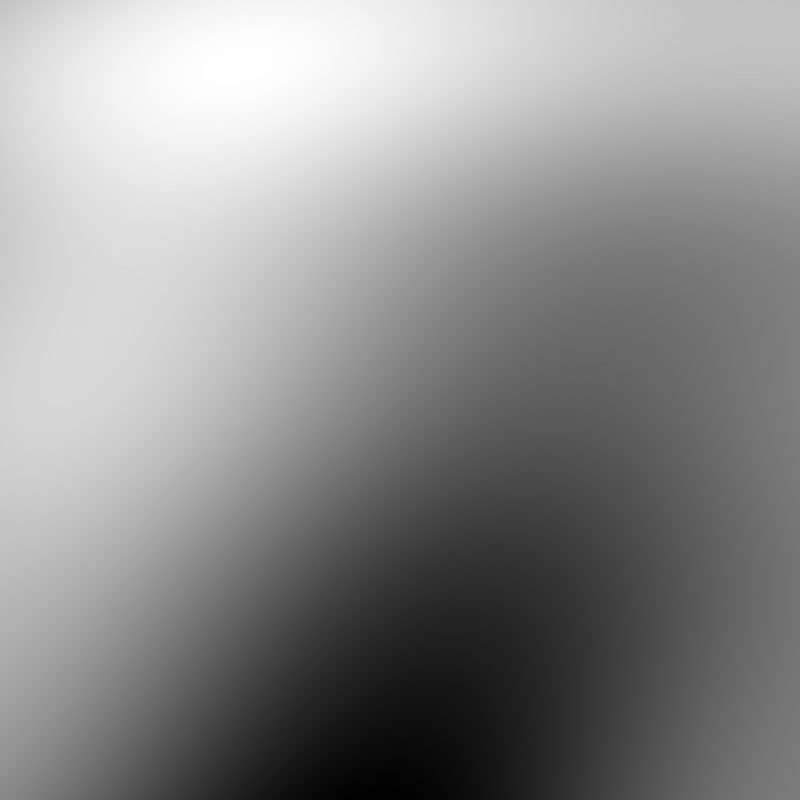
#> input picture assets/sample.jpg, 1600 x 1600 px (shown at 1/2 size)
$ python dither_banner.py --src assets/sample.jpg
#> lines starting #> are read from the running program, lines starting #| are printed output that depends on the picture; after the words box and inside, x2 and y2 are one past the last pixel; in counts of white or black regions, pixels touching at a corner belong together
#!/usr/bin/env python3
"""
Simmer dithered release-banner generator.

Pipeline: source image -> zoom/cover-crop to square -> grayscale + contrast ->
2-tone Floyd-Steinberg dither -> composite white label chips (multi-line,
auto-wrap) -> export PNG.

Reusable workflow. Drive it with a JSON spec:

  { "src":"...", "out":"...", "size":1080, "zoom":3.5, "fx":0.5, "fy":0.42,
    "cell":2, "contrast":1.3, "palette":"cream",
    "margin":65, "gap":22,
    "chips":[
      {"text":"REFERRAL PROGRAM","font":"mono","size":32,"weight":"Medium","upper":true},
      {"text":"The referral program\\nis now live","font":"sans","size":74,"weight":"SemiBold"},
      ...
    ] }

Each chip auto-stacks below the previous (common left margin) unless it sets
explicit "x"/"y". "max_w" enables word-wrap to that pixel width.
"""
import argparse, glob, json, os
from PIL import Image, ImageDraw, ImageFont, ImageEnhance, ImageOps

PALETTES = {
    "cream": ((47, 51, 0),  (251, 255, 204)),   # #2f3300 / #fbffcc
    "blue":  ((20, 20, 20), (122, 162, 247)),   # terminal-black / terminal-blue
    "green": ((20, 20, 20), (158, 206, 106)),   # terminal-black / terminal-green
    "amber": ((20, 20, 20), (224, 175, 104)),   # terminal-black / terminal-amber
    "mono":  ((20, 20, 20), (201, 201, 201)),   # terminal-black / terminal-text
}
GEIST_DIR = os.path.expanduser("~/Library/Fonts")

PIXEL_FONT = "/tmp/GeistPixel-Square.ttf"

def font_path(family="sans", weight="Medium"):
    if family == "pixel":
        return PIXEL_FONT
    name = "GeistMono" if family == "mono" else "Geist"
    for w in (weight, "Medium", "SemiBold", "Regular"):
        hit = glob.glob(os.path.join(GEIST_DIR, f"{name}-{w}.otf"))
        if hit:
            return hit[0]
    return "/System/Library/Fonts/Helvetica.ttc"

def zoom_crop(im, size, zoom, fx, fy):
#> called with size = 1080, zoom = 1, fx = 0.5, fy = 0.5
    im = ImageOps.exif_transpose(im).convert("RGB")
#> im is the input picture: PIL image 1600x1600 RGB; min 0, max 255, mean 141.7
    w, h = im.size
#> w = 1600; h = 1600
    scale = max(size / w, size / h) * zoom
#> scale = 0.675
    im = im.resize((round(w * scale), round(h * scale)), Image.LANCZOS)
#> im: PIL image 1080x1080 RGB
    w, h = im.size
#> w = 1080; h = 1080
    left = max(0, min(round((w - size) * fx), w - size))
#> left = 0
    top  = max(0, min(round((h - size) * fy), h - size))
#> top = 0
    return im.crop((left, top, left + size, top + size))

def dither(im, cell, contrast, brightness, dark, light):
#> called with cell = 2, contrast = 1.3, brightness = 1, dark = (47, 51, 0), light = (251, 255, 204)
    g = im.convert("L")
    if contrast != 1.0:
        g = ImageEnhance.Contrast(g).enhance(contrast)
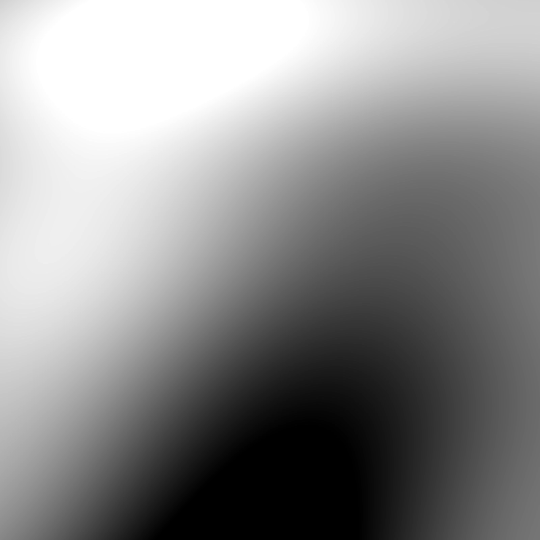
#> g: PIL image 1080x1080 L (shown at 1/2 size); min 0, max 255, mean 140.6
    if brightness != 1.0:
        g = ImageEnhance.Brightness(g).enhance(brightness)
    size = g.size[0]
#> size = 1080
    if cell > 1:
        small = g.resize((size // cell, size // cell), Image.LANCZOS)
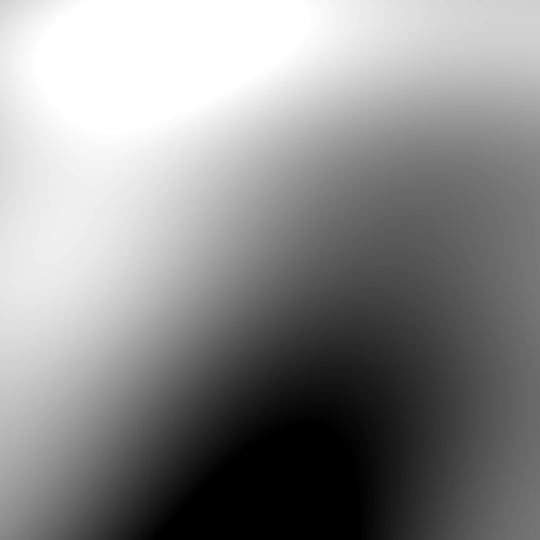
#> small: PIL image 540x540 L; min 0, max 255, mean 140.6
        bw = small.convert("1").resize((size, size), Image.NEAREST)
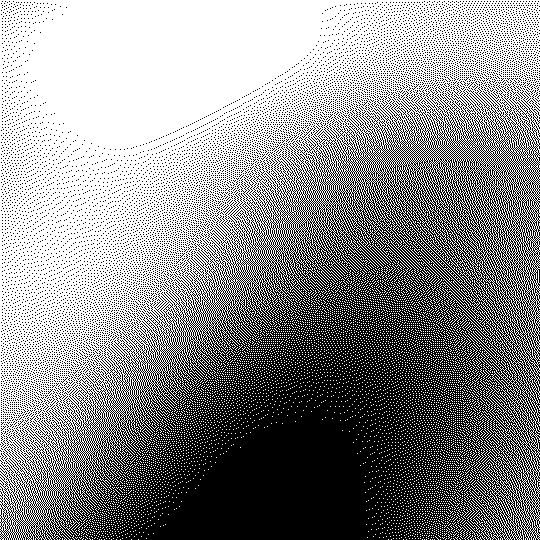
#> bw: PIL image 1080x1080 1 (shown at 1/2 size); 55.1% white; 10314 black regions (10155 under 20 px), largest, box (x1, y1, x2, y2) and area: (0, 172, 1080, 1080) 472512, (460, 384, 480, 446) 124, (456, 392, 474, 430) 76
    else:
        bw = g.convert("1")
    out = Image.new("RGB", bw.size)
#> out: PIL image 1080x1080 RGB; every value is 0
    out.putdata([light if p else dark for p in bw.getdata()])
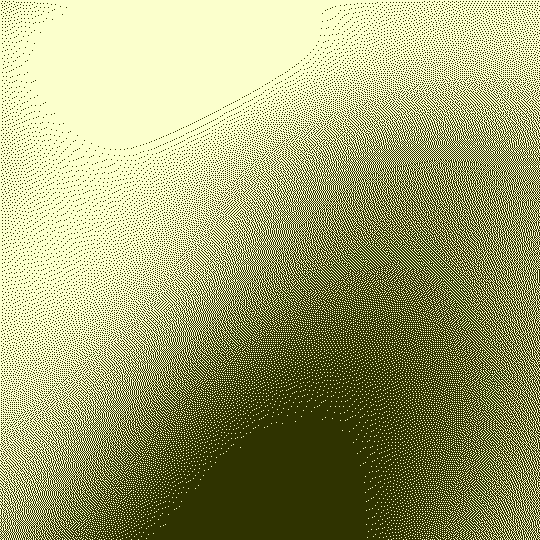
#> out: PIL image 1080x1080 RGB (shown at 1/2 size); mean R, G, B 159.4, 163.4, 112.4
    return out

def wrap(draw, text, font, max_w):
    """Word-wrap honoring explicit \\n, to max_w pixels."""
#> called with text = 'New Feature'
    lines = []
    for para in text.split("\n"):
        if not max_w:
            lines.append(para); continue
        cur = ""
        for word in para.split(" "):
            trial = (cur + " " + word).strip()
            if draw.textlength(trial, font=font) <= max_w or not cur:
                cur = trial
            else:
                lines.append(cur); cur = word
        lines.append(cur)
    return lines

def draw_chip(img, chip, default_x, y, pad_x, pad_y, radius, line_gap):
    draw = ImageDraw.Draw(img)
    text = chip["text"].upper() if chip.get("upper") else chip["text"]
    font = ImageFont.truetype(font_path(chip.get("font", "sans"),
                                        chip.get("weight", "Medium")),
                              chip.get("size", 48))
    x = chip.get("x", default_x)
    y = chip.get("y", y)
    lines = wrap(draw, text, font, chip.get("max_w"))
#> lines = ['New Feature']
    # measure
    asc, desc = font.getmetrics()
    line_h = asc + desc
    widths = [draw.textlength(ln, font=font) for ln in lines]
#> widths = [326.5]
    tw = max(widths) if widths else 0
#> tw = 326.5
    th = line_h * len(lines) + line_gap * (len(lines) - 1)
#> th = 62
    bw, bh = tw + 2 * pad_x, th + 2 * pad_y
#> bw = 374.5; bh = 90
    draw.rounded_rectangle((x, y, x + bw, y + bh), radius=radius,
                           fill=tuple(chip.get("fill", (255, 255, 255))))
    tcol = tuple(chip.get("tcol", (0, 0, 0)))
#> tcol = (0, 0, 0)
    cy = y + pad_y
    for ln in lines:
        draw.text((x + pad_x, cy), ln, font=font, fill=tcol)
        cy += line_h + line_gap
#> this loop made 1 pass
#> (ln, cy) on pass 1: ('New Feature', 146)
#> after the loop, cy = 146
    return y + bh

def render(spec):
    dark, light = PALETTES[spec.get("palette", "cream")]
    size = spec.get("size", 1080)
    base = zoom_crop(Image.open(spec["src"]), size, spec.get("zoom", 1.0),
                     spec.get("fx", 0.5), spec.get("fy", 0.5))
    img = dither(base, spec.get("cell", 2), spec.get("contrast", 1.3),
                 spec.get("brightness", 1.0), dark, light)
    margin = spec.get("margin", int(size * 0.06))
    gap = spec.get("gap", 22)
    pad_x = spec.get("pad_x", 24)
    pad_y = spec.get("pad_y", 14)
    radius = spec.get("radius", 6)
    line_gap = spec.get("line_gap", 6)
    y = margin
    for chip in spec["chips"]:
        bottom = draw_chip(img, chip, margin, y, pad_x, pad_y, radius, line_gap)
#> bottom = 154
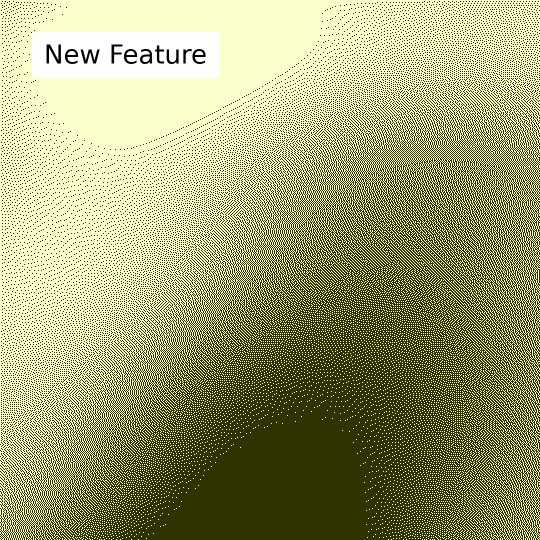
#> img: PIL image 1080x1080 RGB (shown at 1/2 size); mean R, G, B 158.8, 162.6, 113.1
        y = bottom + gap
#> y = 176
#> (the run stopped early here; a loop or call above may not have finished)
